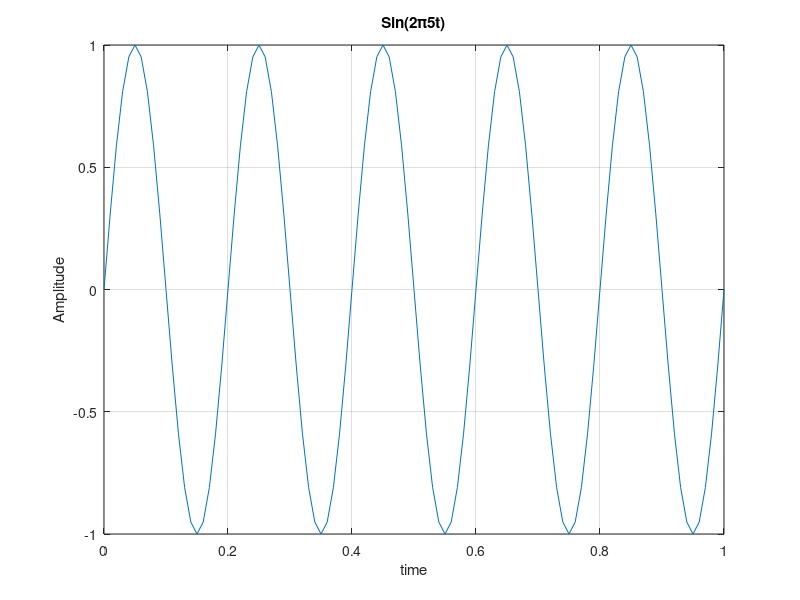
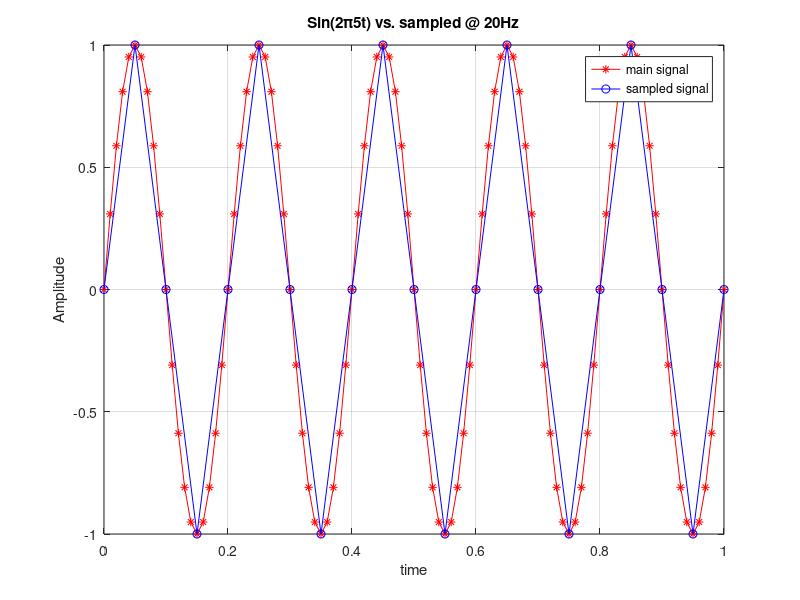
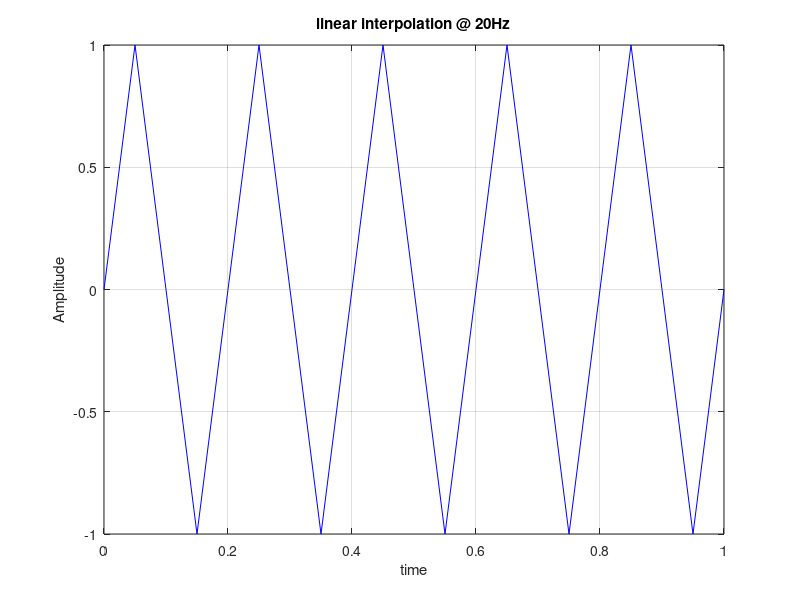
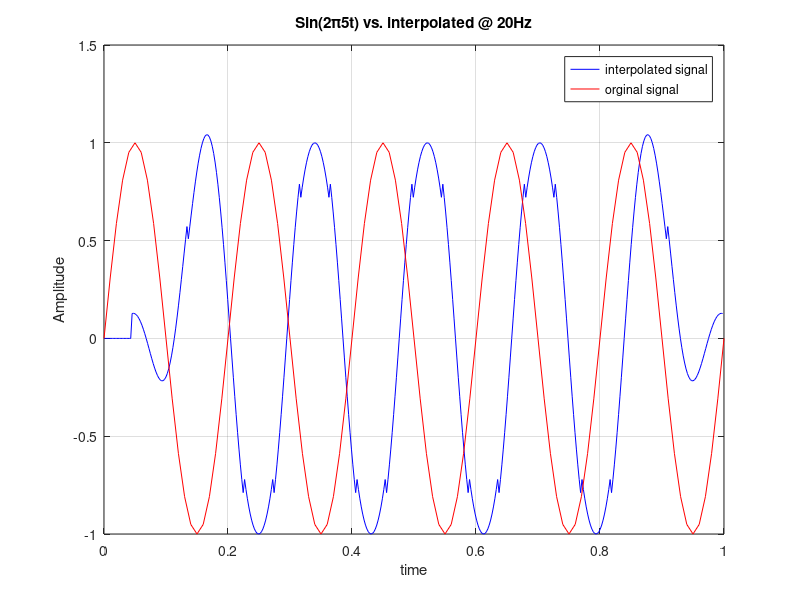

These charts were generated, in order, by the following MATLAB code:
close all
clc
%% part A : generate and plot signal
fsin = 5;
fs = 100;
t = 0 :1/fs : 1;
x = sin(2 * pi * fsin * t);
figure();
plot(t , x);
title('Sin(2\pi5t)');
grid on;
xlabel('time')
ylabel('Amplitude')

%% part B :sampling with Fs = 20Hz. 
fs2 = 20;
x2 = x(1:fs/fs2:length(x));
t2 = 0:1/fs2:1;
figure();
plot(t , x , 'red -*');
hold on ;
plot(t2 , x2, 'blue -o');
legend('main signal', 'sampled signal')
title('Sin(2\pi5t) vs. sampled @ 20Hz');
grid on;
xlabel('time')
ylabel('Amplitude')



%% part C_1 : linear Reconstruction

figure();
plot(t2 , x2, 'blue');
title('linear interpolation @ 20Hz');
grid on;
xlabel('time')
ylabel('Amplitude')


%% part C_2 : sinc Reconstruction

Sinc_len = 2.5;
Interpolation_factor = fs2;
sinc_wave = sinc(-Sinc_len:1/Interpolation_factor:Sinc_len);
sinc_len = length(sinc_wave);
time_len=length(x2);
output_wave_len=time_len*(Interpolation_factor+1);
output_wave_time=0:1/ output_wave_len:1-1/ output_wave_len;
output_wave=zeros(1,output_wave_len);
% sinc interpolation
st=1;
for k=1:time_len
    en=st+sinc_len-1;
    if en>output_wave_len
        break;
    end
    output_wave(st:en)= output_wave(st:en)+ x2(k)*sinc_wave;
    st= st+Interpolation_factor;
end
figure();
plot(output_wave_time,output_wave,'blue');
hold on ;
plot(t , x,'red');
legend('interpolated signal', 'orginal signal')
title('Sin(2\pi5t) vs. interpolated @ 20Hz');
grid on;
xlabel('time')
ylabel('Amplitude')


figure();
plot(output_wave_time,output_wave,'blue');
hold on ;
plot(t2 , x2,'red');
legend('sinc interpolation', 'linear interpolation')
title('Sinc vs. linear interpolation @ 20Hz');
grid on;
xlabel('time')
ylabel('Amplitude')

%% part D-b  : sampling with Fs = 4Hz. 

fs3 = 4;
x3 = x(1:fs/fs3:length(x));
t3 = 0:1/fs3:1;
figure();
plot(t , x , 'red -*');
hold on ;
plot(t3 , x3, 'blue -o');
legend('main signal', 'sampled signal')
title('Sin(2\pi5t) vs. sampled @ 4Hz');
grid on;
xlabel('time')
ylabel('Amplitude')


%% part D - C_1 : linear Reconstruction

figure();
plot(t3 , x3, 'blue');
title('linear interpolation @ 4Hz');
grid on;
xlabel('time')
ylabel('Amplitude')
%% part D-c2 : sinc Reconstruction

Sinc_len2 = 2.5;
Interpolation_factor2 = fs3;
sinc_wave2=sinc(-Sinc_len2:1/Interpolation_factor2:Sinc_len2);
sinc_len2 = length(sinc_wave2);
time_len2=length(x3);
output_wave_len2=time_len2*(Interpolation_factor2+1);
output_wave_time2=0:1/ output_wave_len2:1-1/ output_wave_len2;
output_wave2=zeros(1,output_wave_len2);
st=1;
for k=1:time_len2
    en=st+sinc_len2-1;
    if en>output_wave_len2
       break;
    end
    output_wave2(st:en)= output_wave2(st:en)+ x3(k)*sinc_wave2;
    st= st+Interpolation_factor2;
end

figure();
plot(output_wave_time2,output_wave2,'blue');
hold on ;
plot(t , x,'red');
legend('interpolated signal', 'orginal signal')
title('Sin(2\pi5t) vs. interpolated @ 4Hz');
grid on;
xlabel('time')
ylabel('Amplitude')


figure();
plot(output_wave_time2,output_wave2,'blue');
hold on ;
plot(t3 , x3,'red');
legend('sinc interpolation', 'linear interpolation')
title('Sinc vs. linear interpolation @ 4Hz');
grid on;
xlabel('time')
ylabel('Amplitude')




%% part E : Compare the constructed signals with sinc 
figure();
plot(output_wave_time2,output_wave2,'blue');
hold on ;
plot(output_wave_time,output_wave,'red');
legend('interpolated signal @ 4Hz', 'interpolated signal @ 20Hz')
title('interpolated @ 20Hz vs. interpolated @ 4Hz');
grid on;
xlabel('time')
ylabel('Amplitude')